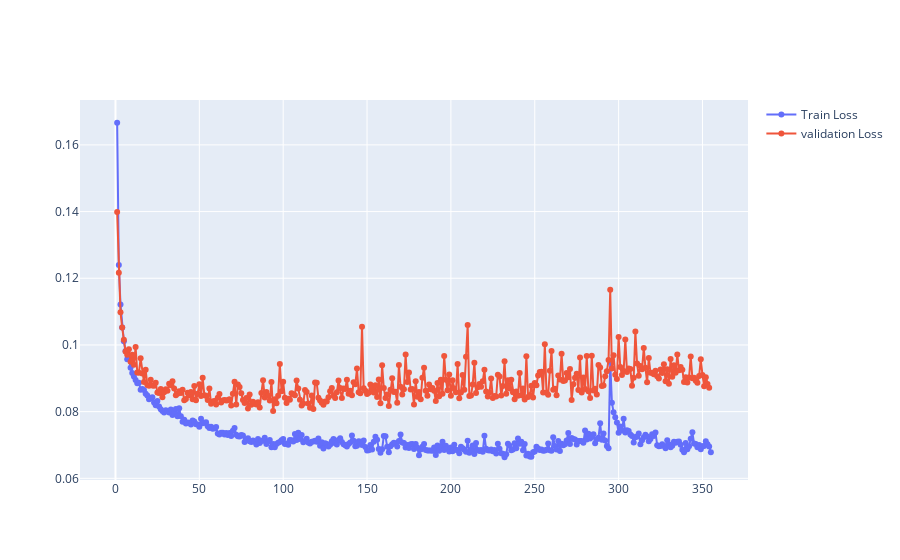
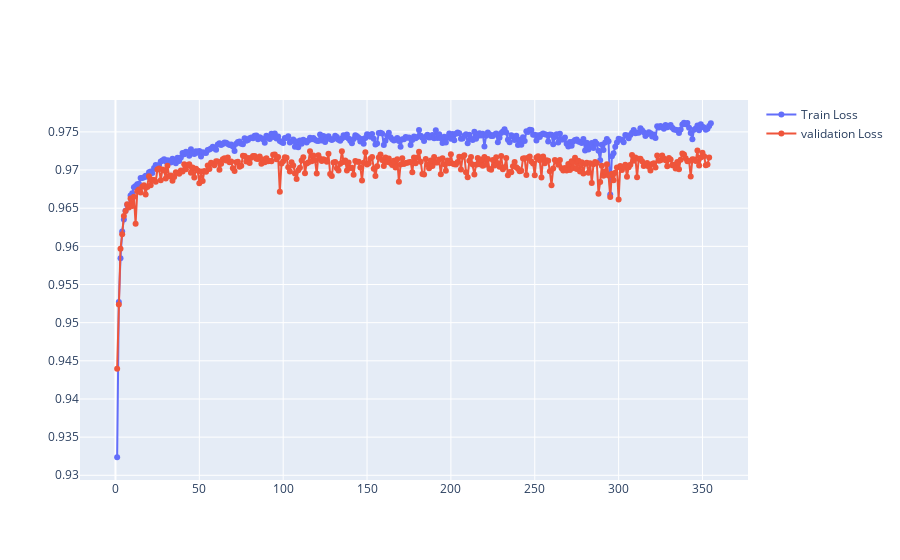

The notebook cell these images were saved under, in order:
### Code cell
import plotly.graph_objects as go
epochs_range = list(range(1, len(Train_loss) + 1))

fig_loss = go.Figure()


fig_loss.add_trace(go.Scatter(x=epochs_range, y=Train_loss, mode='lines+markers', name='Train Loss'))
fig_loss.add_trace(go.Scatter(x=epochs_range, y=Val_loss, mode='lines+markers', name='validation Loss'))
fig_loss.show()

fig_accuracy = go.Figure()


fig_accuracy.add_trace(go.Scatter(x=epochs_range, y=Train_accuracy, mode='lines+markers', name='Train Loss'))
fig_accuracy.add_trace(go.Scatter(x=epochs_range, y=Val_accuracy, mode='lines+markers', name='validation Loss'))
fig_accuracy.show()

### Figure 1 — Plotly figure (JSON) as saved in the notebook; plotly's stock layout.template omitted (floating-point values rounded to 4 significant figures; data arrays with more than 128 entries replaced by an {"elided": "..."} marker saying what was removed)
{"data": [{"mode": "lines+markers", "name": "Train Loss", "type": "scatter", "x": {"elided": "355 int values"}, "y": {"elided": "355 float values"}}, {"mode": "lines+markers", "name": "validation Loss", "type": "scatter", "x": {"elided": "355 int values"}, "y": {"elided": "354 float values"}}], "layout": {}}

### Figure 2 — Plotly figure (JSON) as saved in the notebook; plotly's stock layout.template omitted (floating-point values rounded to 4 significant figures; data arrays with more than 128 entries replaced by an {"elided": "..."} marker saying what was removed)
{"data": [{"mode": "lines+markers", "name": "Train Loss", "type": "scatter", "x": {"elided": "355 int values"}, "y": {"elided": "355 float values"}}, {"mode": "lines+markers", "name": "validation Loss", "type": "scatter", "x": {"elided": "355 int values"}, "y": {"elided": "354 float values"}}], "layout": {}}
